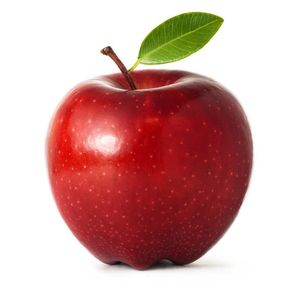
#> input picture CobindTwoImage/apple.jpg, 300 x 300 px, given in place of img2.jpg, which was not available
$ python ButterworthLowpassFilter.py
#> lines starting #> are read from the running program, lines starting #| are printed output that depends on the picture; pictures that were not available may be replaced by others from this repository, and a replacement may not be noted
import cv2
import numpy as np
from matplotlib import pyplot as plt

img = cv2.imread('img2.jpg',0)
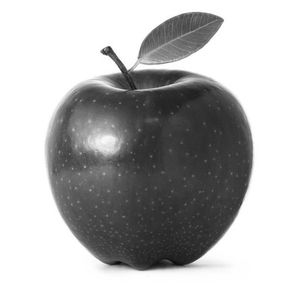
#> img: shape (300, 300); min 6, max 255, mean 182.6

f = np.fft.fft2(img)
fshift = np.fft.fftshift(f)

mag = np.abs(fshift)
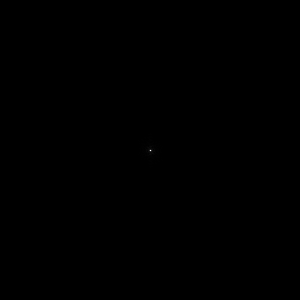
#> mag: shape (300, 300) float64; min 3.83, max 16432618, mean 3025.5; drawn with min black and max white
magnitude_spectrum = 20*np.log(mag)
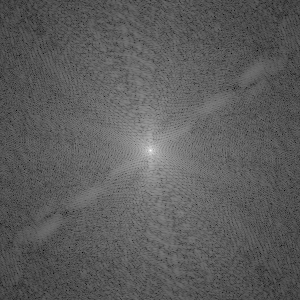
#> magnitude_spectrum: shape (300, 300) float64; min 26.88, max 332.3, mean 138.1; drawn with min black and max white

#def Gaussian_filter(m,n,sigma=50):
def BLF(m, n, d0, n0):

    u = int(m/2)
    v = int(n/2)

    G = np.zeros((m,n), dtype=float)


# =============================================================================
#     c = 1/(2*np.pi*(sigma**2))
#     c2 = 2*(sigma**2)
# =============================================================================

    for i in range(-u,u):
        for j in range(-v,v):
            #G[i+u,j+v] = c*np.exp(-((i**2)+(j**2))/c2)
            if( i==0 and j==0):
                continue
            Duv = np.floor((i**2 + j**2)**0.5)
            G[i+u,j+v] = 1/(1 + (d0/Duv))**(2*n0)


    #print(G)


    #G = np.fft.ifftshift(G)

    return G


#mag, ang = cv2.cartToPolar(fshift[:,:,0],fshift[:,:,1])


def normalize(img):
    img = ((img-img.min())/( img.max()-img.min()))*255.0
    return img.astype(np.uint8)


m, n = img.shape
#> m = 300; n = 300
print(img.shape)
#| (300, 300)
sigma = int(input())
#> the answer given: 3
#G = Gaussian_filter(m, n, 20)
G = BLF(m, n, sigma, 0.6)
#> after the loop in BLF, `for i in range(-u,u):`:
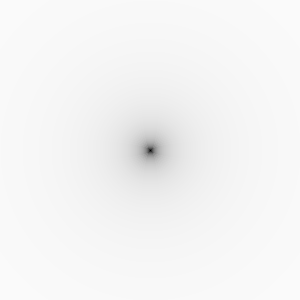
#> G: shape (300, 300) float64; min 0, max 0.983, mean 0.961

gg=normalize(G)
cv2.imshow("Filter",gg)
print(G)
#> (printed output is left out)
ang  = np.angle(fshift)
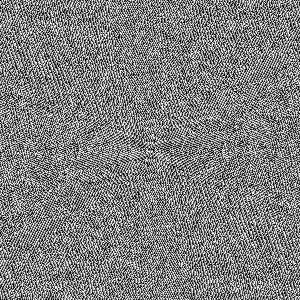
#> ang: shape (300, 300) float64; min -3.14, max 3.14, mean -3.49e-05; drawn with min black and max white
#combined = fshift * G
mag = mag * G
combined = np.multiply(mag,np.exp(1j*ang))


#imgCombined = np.real(np.fft.ifft2(np.fft.ifftshift(combined)))
imgCombined = np.real(np.fft.ifft2(np.fft.ifftshift(combined)))
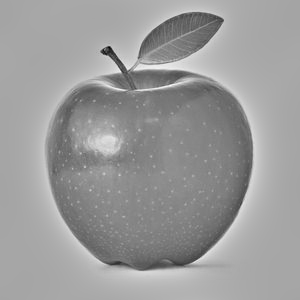
#> imgCombined: shape (300, 300) float64; min -165.1, max 106, mean 0; drawn with min black and max white
cv2.imshow("input image",img)
cv2.imshow("output image",imgCombined)
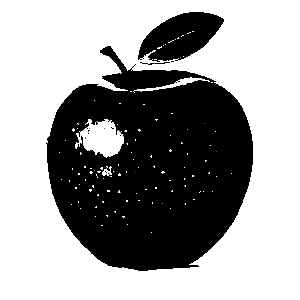
#> window 'output image': shape (300, 300); min 0, max 255, mean 157
plt.subplot(121),
plt.imshow(img,cmap='gray')
plt.title("Input image"), plt.xticks([]),plt.yticks([])
plt.subplot(122),
plt.imshow(magnitude_spectrum,cmap='gray' )
plt.title("Magnitude Spectrum"),  plt.xticks([]),plt.yticks([])
plt.show()

plt.subplot(121),
plt.imshow(imgCombined,cmap='gray')
plt.title("output image"), plt.xticks([]),plt.yticks([])
plt.subplot(122),
plt.imshow(normalize(G),cmap='gray' )
plt.title("Gaussian Spectrum"),  plt.xticks([]),plt.yticks([])

#plt.imshow(img,cmap='gray')
#plt.imshow(imgCombined,cmap='gray')


plt.show()
cv2.waitKey(0)
cv2.destroyAllWindows()

$ run again, on CobindTwoImage/orange.jpg
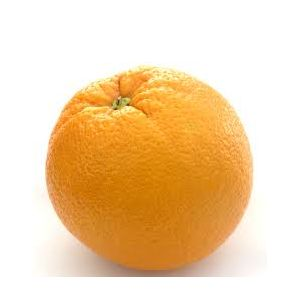
#> input picture CobindTwoImage/orange.jpg, 300 x 300 px, given in place of img2.jpg, which was not available
#| (300, 300)
#> (printed output is left out)
#> `imgCombined = np.real(np.fft.ifft2(np.fft.ifftshift(combined)))`:
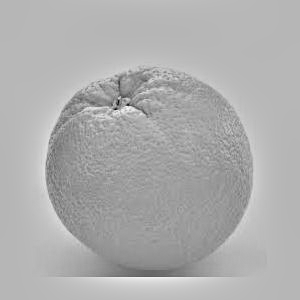
#> imgCombined: shape (300, 300) float64; min -130.5, max 60.45, mean 0; drawn with min black and max white
#> `cv2.imshow("output image",imgCombined)`:
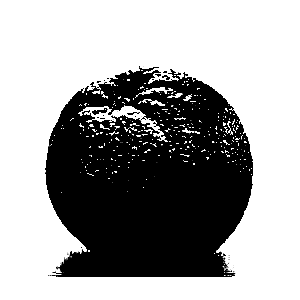
#> window 'output image': shape (300, 300); min 0, max 255, mean 160.4
